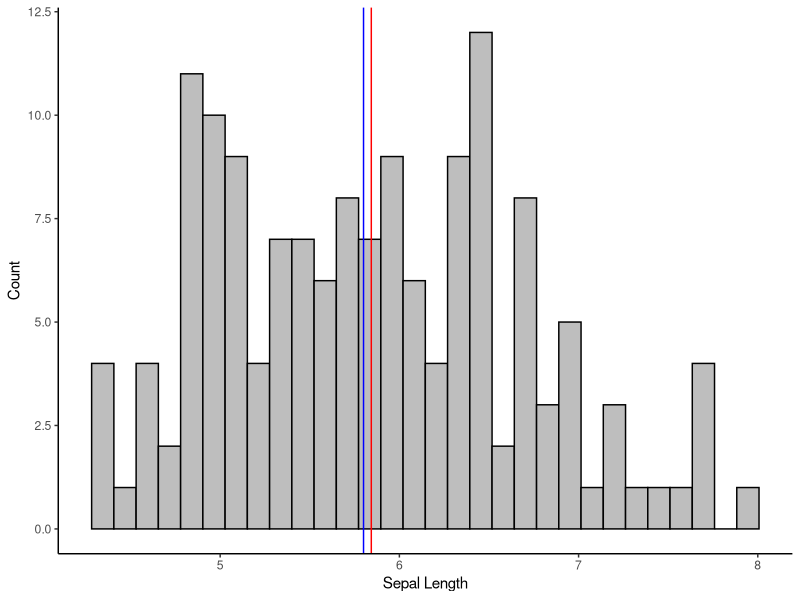
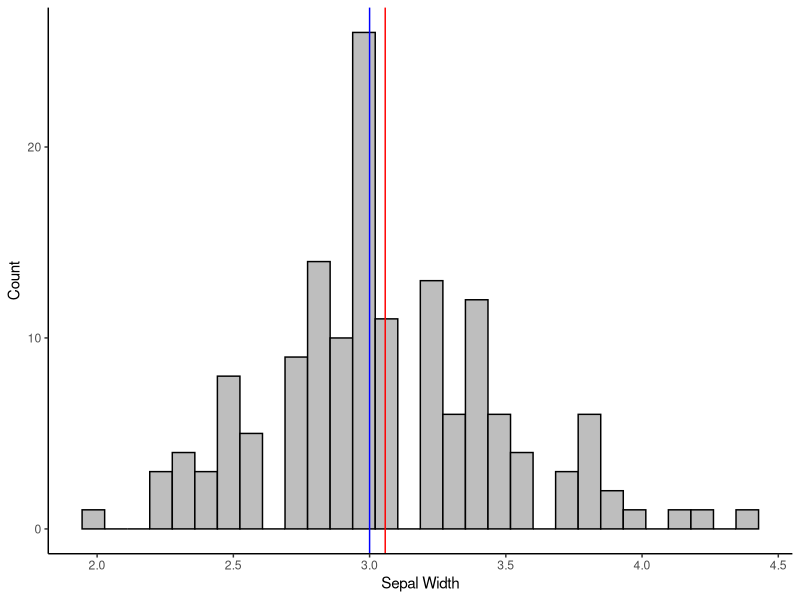
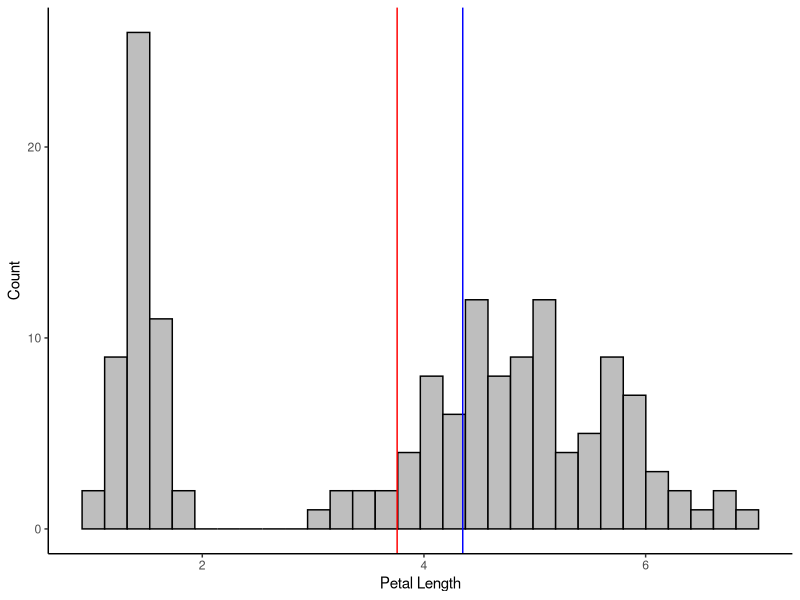
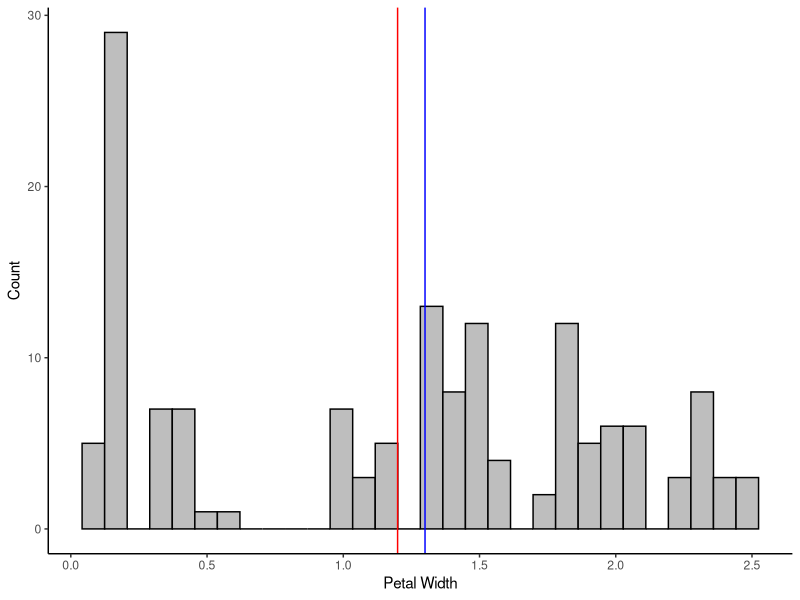
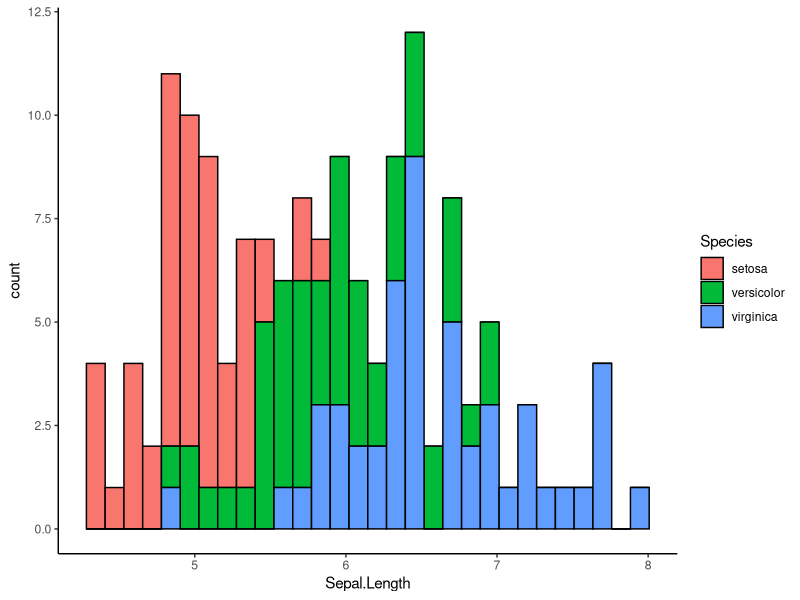
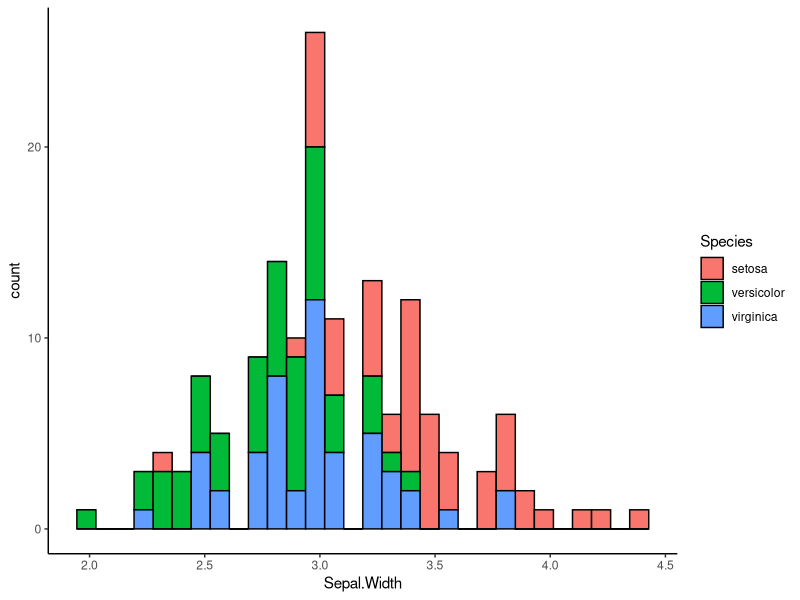
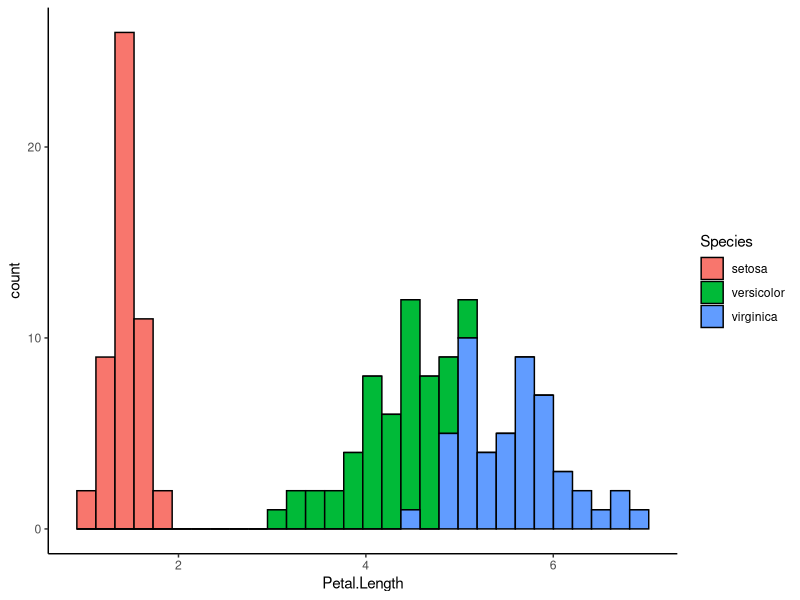
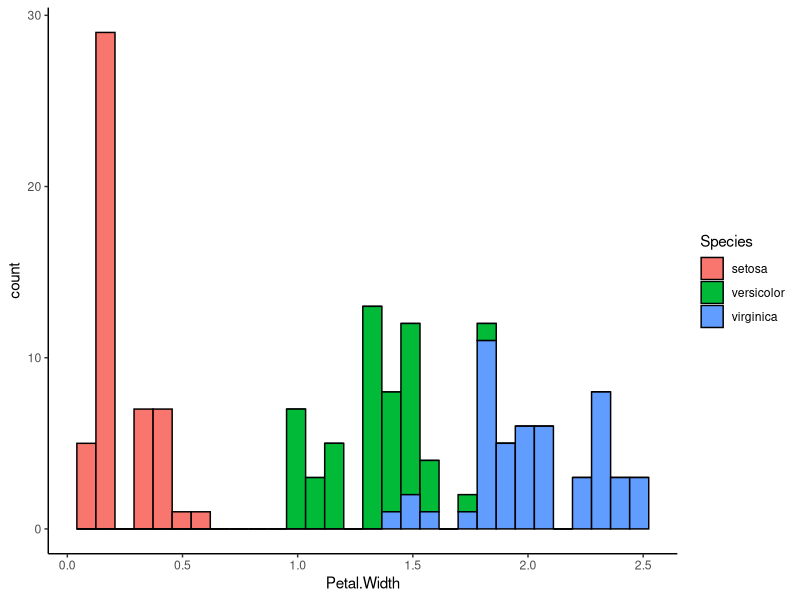

R code for these plots, in order:
# Scott Schumacker
# Analyzing Distributions Iris Dataset

# Loading packages
library(ggplot2)
library(dplyr)

# Viewing the distribution for Sepal Length across all categories
ggplot(iris, aes(x = Sepal.Length)) +
  geom_histogram(fill = "grey", color = "black") +
  theme_classic() +
  geom_vline(aes(xintercept = mean(Sepal.Length)), color = "red") +
  geom_vline(aes(xintercept = median(Sepal.Length)), color = "blue") +
  xlab("Sepal Length") +
  ylab('Count')
# Appears normally distributed
# Data is centered around mean and median

# Viewing the distribution for Sepal Width across all categories
ggplot(iris, aes(x = Sepal.Width)) +
  geom_histogram(fill = "grey", color = "black") +
  theme_classic() +
  geom_vline(aes(xintercept = mean(Sepal.Width)), color = "red") +
  geom_vline(aes(xintercept = median(Sepal.Width)), color = "blue") +
  xlab("Sepal Width") +
  ylab("Count")
# Appears normally distributed
# Data is centered mean and median

# Viewing the distribution for Sepal Length across all categories
ggplot(iris, aes(x = Petal.Length)) +
  geom_histogram(fill = "grey", color = "black") +
  theme_classic() +
  geom_vline(aes(xintercept = mean(Petal.Length)), color = "red") +
  geom_vline(aes(xintercept = median(Petal.Length)), color = "blue") +
  xlab("Petal Length") +
  ylab('Count')
# Appears skewed 
# Data is not centered around the mean and median. In addition, mean is
# lower than median

# Viewing the distribution for Sepal Width across all categories
ggplot(iris, aes(x = Petal.Width)) +
  geom_histogram(fill = "grey", color = "black") +
  theme_classic() +
  geom_vline(aes(xintercept = mean(Petal.Width)), color = "red") +
  geom_vline(aes(xintercept = median(Petal.Width)), color = "blue") +
  xlab("Petal Width") +
  ylab("Count")
# Appears skewed
# Data is not centered around the mean and median and mean is lower than median

# Visualizing distributions by group
# Grouped histograms
iris %>% 
  ggplot(aes(x = Sepal.Length, fill = Species)) +
  geom_histogram(color = "black") +
  theme_classic()

iris %>% 
  ggplot(aes(x = Sepal.Width, fill = Species)) +
  geom_histogram(color = "black") +
  theme_classic()

iris %>% 
  ggplot(aes(x = Petal.Length, fill = Species)) +
  geom_histogram(color = "black") +
  theme_classic()
# Setosa species tends to deviate from the rest and petal length is shorter

iris %>% 
  ggplot(aes(x = Petal.Width, fill = Species)) +
  geom_histogram(color = "black") +
  theme_classic()
# Setosa species tends to deviate from the rest and petal width is smaller

# Grouped box plots
iris %>% 
  ggplot(aes(x = Species, y = Petal.Length, fill = Species)) +
  geom_boxplot()

iris %>% 
  ggplot(aes(x = Species, y = Petal.Width, fill = Species)) +
  geom_boxplot()

iris %>% 
  ggplot(aes(x = Species, y = Sepal.Width, fill = Species)) +
  geom_boxplot()

iris %>% 
  ggplot(aes(x = Species, y = Sepal.Length, fill = Species)) +
  geom_boxplot()

# Running Shapiro-Wilk test to see if our features are normally distributed
# H0: Data is normally distributed
# Ha: Data is not normally distributed

shapiro.test(iris$Sepal.Length)
# Sepal Length data is not normally distributed

shapiro.test(iris$Sepal.Width)
# Sepal Width data is normally distributed

shapiro.test(iris$Petal.Length)
# Petal Length data is not normally distributed

shapiro.test(iris$Petal.Width)
# Petal Width data is not normally distributed